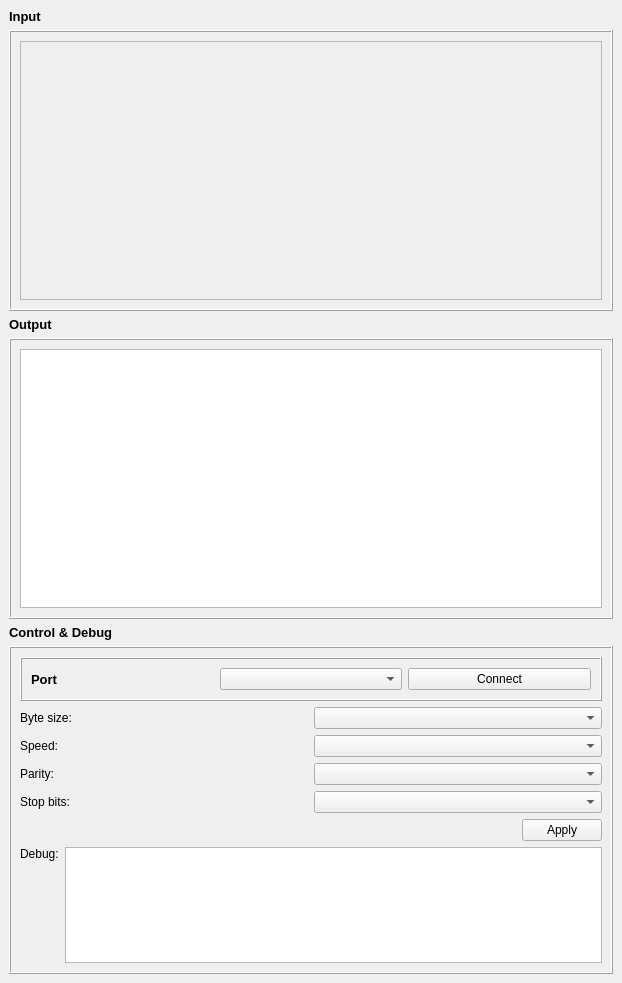
<?xml version="1.0" encoding="UTF-8"?>
<ui version="4.0">
 <class>MainWindow</class>
 <widget class="QMainWindow" name="MainWindow">
  <property name="geometry">
   <rect>
    <x>0</x>
    <y>0</y>
    <width>622</width>
    <height>983</height>
   </rect>
  </property>
  <property name="windowTitle">
   <string>TOKS-LAB1</string>
  </property>
  <widget class="QWidget" name="centralwidget">
   <layout class="QVBoxLayout" name="verticalLayout_9">
    <item>
     <widget class="QLabel" name="label">
      <property name="font">
       <font>
        <pointsize>10</pointsize>
        <weight>75</weight>
        <bold>true</bold>
       </font>
      </property>
      <property name="text">
       <string>Input</string>
      </property>
     </widget>
    </item>
    <item>
     <widget class="QFrame" name="frame">
      <property name="frameShape">
       <enum>QFrame::Box</enum>
      </property>
      <property name="frameShadow">
       <enum>QFrame::Raised</enum>
      </property>
      <layout class="QVBoxLayout" name="verticalLayout">
       <item>
        <widget class="MyTextEdit" name="textEdit">
         <property name="enabled">
          <bool>false</bool>
         </property>
        </widget>
       </item>
      </layout>
     </widget>
    </item>
    <item>
     <widget class="QLabel" name="label_2">
      <property name="font">
       <font>
        <pointsize>10</pointsize>
        <weight>75</weight>
        <bold>true</bold>
       </font>
      </property>
      <property name="text">
       <string>Output</string>
      </property>
     </widget>
    </item>
    <item>
     <widget class="QFrame" name="frame_2">
      <property name="frameShape">
       <enum>QFrame::Box</enum>
      </property>
      <property name="frameShadow">
       <enum>QFrame::Raised</enum>
      </property>
      <layout class="QVBoxLayout" name="verticalLayout_2">
       <item>
        <widget class="QTextEdit" name="textEdit_2">
         <property name="readOnly">
          <bool>true</bool>
         </property>
        </widget>
       </item>
      </layout>
     </widget>
    </item>
    <item>
     <widget class="QLabel" name="label_3">
      <property name="font">
       <font>
        <pointsize>10</pointsize>
        <weight>75</weight>
        <bold>true</bold>
       </font>
      </property>
      <property name="text">
       <string>Control &amp; Debug</string>
      </property>
     </widget>
    </item>
    <item>
     <widget class="QFrame" name="frame_3">
      <property name="frameShape">
       <enum>QFrame::Box</enum>
      </property>
      <property name="frameShadow">
       <enum>QFrame::Raised</enum>
      </property>
      <layout class="QVBoxLayout" name="verticalLayout_10">
       <item>
        <layout class="QVBoxLayout" name="verticalLayout_8">
         <item>
          <widget class="QFrame" name="frame_4">
           <property name="frameShape">
            <enum>QFrame::Box</enum>
           </property>
           <property name="frameShadow">
            <enum>QFrame::Raised</enum>
           </property>
           <layout class="QVBoxLayout" name="verticalLayout_11">
            <item>
             <layout class="QHBoxLayout" name="horizontalLayout_3">
              <item>
               <widget class="QLabel" name="label_8">
                <property name="font">
                 <font>
                  <pointsize>10</pointsize>
                  <weight>75</weight>
                  <bold>true</bold>
                 </font>
                </property>
                <property name="text">
                 <string>Port</string>
                </property>
               </widget>
              </item>
              <item>
               <widget class="QComboBox" name="comboBox"/>
              </item>
              <item>
               <widget class="QPushButton" name="pushButton_2">
                <property name="text">
                 <string>Connect</string>
                </property>
               </widget>
              </item>
             </layout>
            </item>
           </layout>
          </widget>
         </item>
         <item>
          <layout class="QVBoxLayout" name="verticalLayout_7">
           <item>
            <layout class="QVBoxLayout" name="verticalLayout_5">
             <item>
              <layout class="QHBoxLayout" name="horizontalLayout">
               <item>
                <layout class="QVBoxLayout" name="verticalLayout_3">
                 <item>
                  <widget class="QLabel" name="label_4">
                   <property name="text">
                    <string>Byte size:</string>
                   </property>
                  </widget>
                 </item>
                 <item>
                  <widget class="QLabel" name="label_5">
                   <property name="text">
                    <string>Speed:</string>
                   </property>
                  </widget>
                 </item>
                 <item>
                  <widget class="QLabel" name="label_6">
                   <property name="text">
                    <string>Parity:</string>
                   </property>
                  </widget>
                 </item>
                 <item>
                  <widget class="QLabel" name="label_7">
                   <property name="text">
                    <string>Stop bits:</string>
                   </property>
                  </widget>
                 </item>
                </layout>
               </item>
               <item>
                <layout class="QVBoxLayout" name="verticalLayout_4">
                 <item>
                  <widget class="QComboBox" name="comboBox_3">
                   <property name="enabled">
                    <bool>true</bool>
                   </property>
                   <property name="editable">
                    <bool>false</bool>
                   </property>
                  </widget>
                 </item>
                 <item>
                  <widget class="QComboBox" name="comboBox_4">
                   <property name="enabled">
                    <bool>true</bool>
                   </property>
                   <property name="editable">
                    <bool>false</bool>
                   </property>
                  </widget>
                 </item>
                 <item>
                  <widget class="QComboBox" name="comboBox_2">
                   <property name="enabled">
                    <bool>true</bool>
                   </property>
                   <property name="editable">
                    <bool>false</bool>
                   </property>
                  </widget>
                 </item>
                 <item>
                  <widget class="QComboBox" name="comboBox_5">
                   <property name="enabled">
                    <bool>true</bool>
                   </property>
                   <property name="editable">
                    <bool>false</bool>
                   </property>
                  </widget>
                 </item>
                </layout>
               </item>
              </layout>
             </item>
             <item>
              <layout class="QHBoxLayout" name="horizontalLayout_2">
               <item>
                <spacer name="horizontalSpacer">
                 <property name="orientation">
                  <enum>Qt::Horizontal</enum>
                 </property>
                 <property name="sizeHint" stdset="0">
                  <size>
                   <width>40</width>
                   <height>20</height>
                  </size>
                 </property>
                </spacer>
               </item>
               <item>
                <widget class="QPushButton" name="pushButton">
                 <property name="text">
                  <string>Apply</string>
                 </property>
                </widget>
               </item>
              </layout>
             </item>
            </layout>
           </item>
           <item>
            <layout class="QHBoxLayout" name="horizontalLayout_4">
             <item>
              <layout class="QVBoxLayout" name="verticalLayout_6">
               <item>
                <widget class="QLabel" name="label_9">
                 <property name="text">
                  <string>Debug:</string>
                 </property>
                </widget>
               </item>
               <item>
                <spacer name="verticalSpacer">
                 <property name="orientation">
                  <enum>Qt::Vertical</enum>
                 </property>
                 <property name="sizeHint" stdset="0">
                  <size>
                   <width>20</width>
                   <height>100</height>
                  </size>
                 </property>
                </spacer>
               </item>
              </layout>
             </item>
             <item>
              <widget class="QTextEdit" name="textEdit_3">
               <property name="maximumSize">
                <size>
                 <width>16777215</width>
                 <height>116</height>
                </size>
               </property>
               <property name="readOnly">
                <bool>true</bool>
               </property>
              </widget>
             </item>
            </layout>
           </item>
          </layout>
         </item>
        </layout>
       </item>
      </layout>
     </widget>
    </item>
   </layout>
  </widget>
 </widget>
 <customwidgets>
  <customwidget>
   <class>MyTextEdit</class>
   <extends>QTextEdit</extends>
   <header>mytextedit.h</header>
  </customwidget>
 </customwidgets>
 <resources/>
 <connections/>
</ui>
